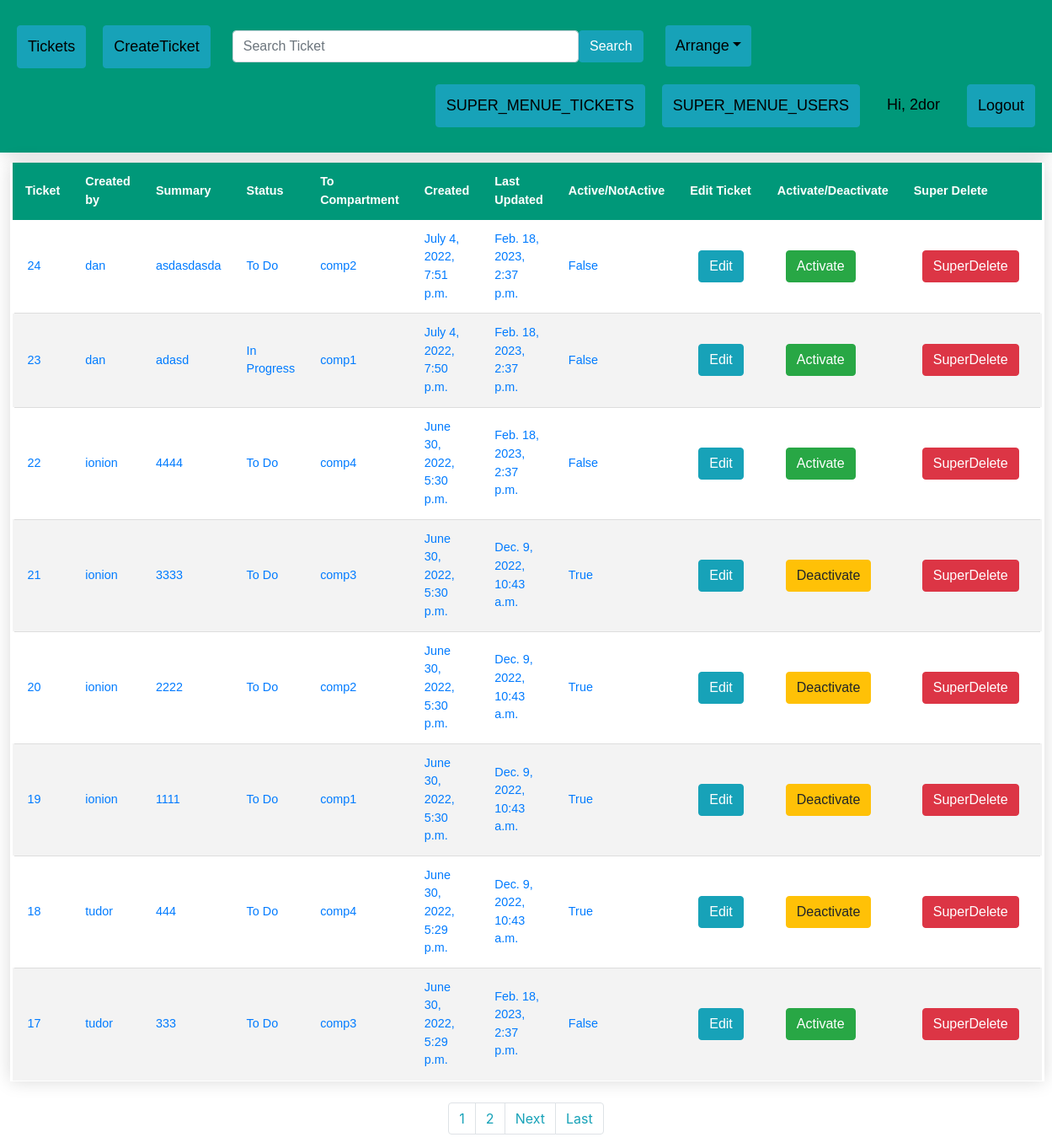
The app's page /SuperMenueTickets/ (signed in), older data.
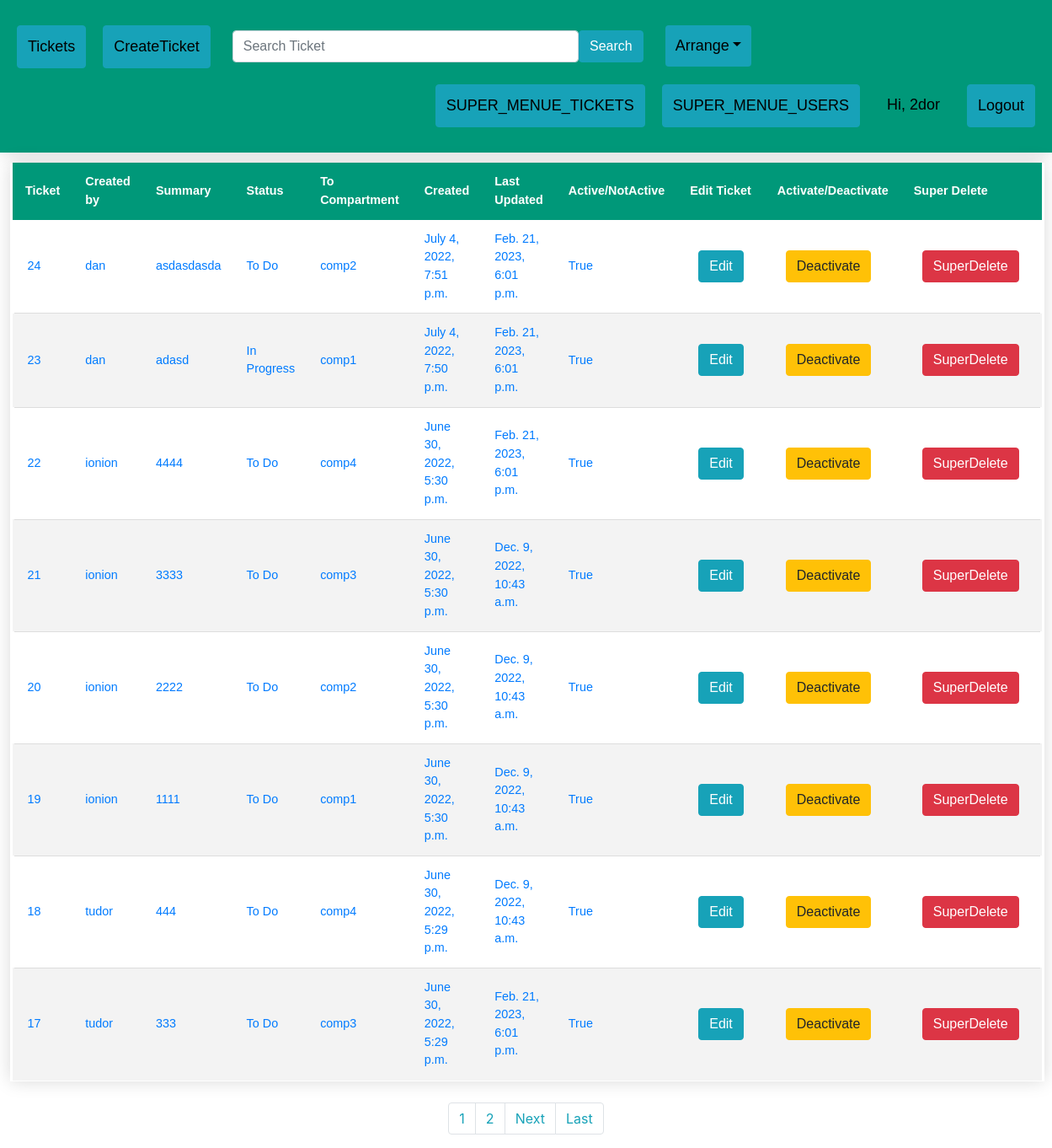
The same page, newer data.
### ticketApp/models.py (models this page shows)
class Ticket(models.Model):
	title = models.CharField(max_length=100)
	assignee = models.ForeignKey(User, null=True, blank=True, on_delete=models.CASCADE)
	status = models.CharField(max_length=25, choices=TicketStatus.choices, default=TicketStatus.TO_DO)
	compartment = models.CharField(max_length=25, choices=Compartiment.choices, default=None, null=False, blank=False)
	description = models.TextField()
	created_at = models.DateTimeField('created at', auto_now_add=True)
	updated_at = models.DateTimeField('updated at', auto_now=True)
	active = models.BooleanField(default=1)

### ticketApp/views.py (the view)
# urls.py: path('SuperMenueTickets/', views.super_menue_tickets, name='super_menue_tickets'),
@login_required
def super_menue_tickets(request):
	if request.user.is_superuser:
		p = Paginator(Ticket.objects.order_by('-created_at'), 8)
		page = request.GET.get('page')
		tickets = p.get_page(page)
		return render(request, 'super_menue_tickets.html', {'tickets': tickets})

### ticketApp/templates/super_menue_tickets.html (shortened to what this page needs)
{% extends 'base.html' %}
{% block content %}
<table class="styled-table" content="width=device-width, initial-scale=1, maximum-scale=1, minimum-scale=1">
    <thead>
    <tr>
        {% if user.is_superuser %}
        <th>Ticket</th>
        <th>Created by</th>
        <th>Summary</th>
        <th>Status</th>
        <th>To Compartment</th>
        <th>Created</th>
        <th>Last Updated</th>
        <th>Active/NotActive</th>
        <th>Edit Ticket</th>
        <th>Activate/Deactivate</th>
        <th>Super Delete</th>
        {% endif %}
    </tr>
    </thead>
    {% if user.is_authenticated %}
    <tbody>
    {% for ticket in tickets %}
    {% if user.is_superuser %}
    <tr>
        <td><a href="/ticket/{{ticket.id}}">{{ticket.id}}</a></td>
        <td><a href="/ticket/{{ticket.id}}">{{ticket.assignee}}</a></td>
        <td><a href="/ticket/{{ticket.id}}">{{ticket.title}}</a></td>
        <td><a href="/ticket/{{ticket.id}}">{{ticket.status}}</a></td>
        <td><a href="/ticket/{{ticket.id}}">{{ticket.compartment}}</a></td>
        <td><a href="/ticket/{{ticket.id}}">{{ticket.created_at}}</a></td>
        <td><a href="/ticket/{{ticket.id}}">{{ticket.updated_at}}</a></td>
        <td><a href="/ticket/{{ticket.id}}">{{ticket.active}}</a></td>
        <td><a href="{% url 'EditTicket' ticket.id %}" style="margin:10px;" class="btn btn-info">Edit</a></td>
        {% if ticket.active == True %}
        <td><a href="{% url 'DeactivateTicket' ticket.id %}" style="margin:10px;" class="btn btn-warning">Deactivate</a></td>
        {% else %}
        <td><a href="{% url 'ActiveTicket' ticket.id %}" style="margin:10px;" class="btn btn-success">Activate</a></td>
        {% endif %}
        <td><a href="{% url 'DeleteTicket' ticket.id %}" style="margin:10px;" class="btn btn-danger">SuperDelete</a></td>
    </tr>
    {% endif %}
    {% endfor %}
    </tbody>
    {% endif %}
</table>
<nav aria-label="..." class="">
        <ul class="pagination justify-content-center">
            {% for i in tickets.paginator.page_range %}
            {% if i == product_list.number %}
            <li class="page-item active"><a class="page-link bg-info">{{i}}</a></li>
            {% else %}
            <li class="page-item "><a class="page-link text-info" href="?page={{i}}">{{i}}</a></li>
            {% endif %}
            {% endfor %}
            {% if tickets.has_next %}
            <li class="page-item">
                <a class="page-link text-info" href="?page={{ tickets.next_page_number }}">Next</a>
            </li>
            <li class="page-item"><a class="page-link text-info" href="?page={{ tickets.paginator.num_pages }}">Last
                    </a></li>
            {% endif %}
        </ul>
      </nav>
{% endblock %}

### ticketApp/templates/base.html (shortened to what this page needs)
<!DOCTYPE html>
<html>
<head>
    {% load static %}
    <link rel="stylesheet" href="https://stackpath.bootstrapcdn.com/bootstrap/4.4.1/css/bootstrap.min.css"
>
    <link rel="stylesheet" type="text/css" href="{% static 'css/style.css' %}">
</head>
<body>
<div class="header">
    <a href="{% url 'index' %}" style="margin:10px;" class="btn btn-info">Tickets</a>
    {% if user.is_authenticated %}
    <a href="{% url 'CreateTicket' %}" style="margin:10px;" class="btn btn-info">CreateTicket</a>
    <form style="margin:10px;" class="d-flex" method="GET" action="{% url 'searches' %}">
        <input class="form-control me-2" type="search" placeholder="Search Ticket" aria-label="Search" name="search"
               required>
        <button class="btn btn-info" type="submit">Search</button>
    </form>
        <a class="nav-link dropdown-toggle btn-info" style="margin:10px;" href="#"   data-bs-toggle="dropdown" >Arrange</a>
    {% endif %}
    <div class="header-right">
        {% if user.is_authenticated %}
        {% if user.is_superuser %}
        <a class="btn btn-info" href="{% url 'super_menue_tickets' %}" style="margin:10px;">SUPER_MENUE_TICKETS</a>
        <a class="btn btn-info" href="{% url 'super_menue_users' %}" style="margin:10px;">SUPER_MENUE_USERS</a>
        {% endif %}
        <a style="margin:10px;">Hi, {{ request.user.username|title }}</a>
        <a class="btn btn-info" href="/logout_request" style="margin:10px;">Logout</a>
        {% else %}
        <a href="{% url 'login_request' %}" class="btn btn-info">Login</a>
        {% endif %}
    </div>
</div>
<div id="body">
    {% block content %}{% endblock %}
</div>
</body>
</html>

### ticketApp/static/css/style.css (style rules this page uses)
.header { overflow: hidden; background-color: #009879; padding: 20px 10px; min-width: 200px; box-shadow: 0 0 20px rgba(0, 0, 0, 0.15); }
.header a { float: left; color: black; text-align: center; padding: 12px; text-decoration: none; font-size: 18px; font-family: sans-serif; line-height: 25px; border-radius: 4px; }
.header-right { float: right; }
.d-flex { float: left; width: 500px; text-align: center; font-family: sans-serif; line-height: 25px; padding: 6px; }
.styled-table { border-collapse: collapse; margin: 25px 0; width:98%; margin-top: 1%; margin-left:1%; margin-right:1%; font-size: 0.9em; font-family: sans-serif; min-width: 200px; box-shadow: 0 0 20px rgba(0, 0, 0, 0.15); }
.styled-table thead tr { background-color: #009879; color: #ffffff; text-align: left; }
.styled-table th, .styled-table td { padding: 12px 15px; }
.styled-table tbody tr { border-bottom: 1px solid #dddddd; }
.styled-table tbody tr:nth-of-type(even) { background-color: #f3f3f3; }
.styled-table tbody tr:last-of-type { border-bottom: 2px solid transparent; }
.styled-table tbody tr { border-right: 5px solid transparent; border-left: 5px solid transparent; }

Row changes from the older to the newer data that the page shows:
changed Ticket "asdasdasda": updated_at "Feb. 18, 2023, 2:37 p.m." → "Feb. 21, 2023, 6:01 p.m."; active "False" → "True"; active "Activate" → "Deactivate"
changed Ticket "adasd": updated_at "Feb. 18, 2023, 2:37 p.m." → "Feb. 21, 2023, 6:01 p.m."; active "False" → "True"; active "Activate" → "Deactivate"
changed Ticket id 22: updated_at "Feb. 18, 2023, 2:37 p.m." → "Feb. 21, 2023, 6:01 p.m."; active "False" → "True"; active "Activate" → "Deactivate"
changed Ticket id 17: updated_at "Feb. 18, 2023, 2:37 p.m." → "Feb. 21, 2023, 6:01 p.m."; active "False" → "True"; active "Activate" → "Deactivate"
